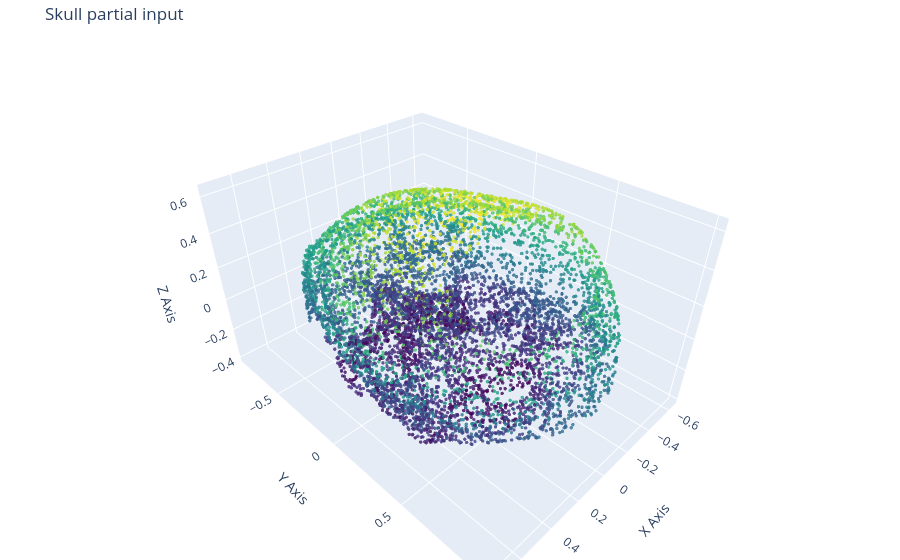

The code cell stored with this chart in its notebook:
### Code cell
visualize_cloud(partial_path, title = "Skull partial input")

### Figure 1 — Plotly figure (JSON) as saved in the notebook; plotly's stock layout.template omitted (floating-point values rounded to 4 significant figures; data arrays with more than 128 entries replaced by an {"elided": "..."} marker saying what was removed)
{"data": [{"marker": {"color": {"elided": "8192 float values"}, "colorscale": [[0, "#440154"], [0.1111, "#482878"], [0.2222, "#3e4989"], [0.3333, "#31688e"], [0.4444, "#26828e"], [0.5556, "#1f9e89"], [0.6667, "#35b779"], [0.7778, "#6ece58"], [0.8889, "#b5de2b"], [1, "#fde725"]], "opacity": 0.8, "size": 2}, "mode": "markers", "type": "scatter3d", "x": {"elided": "8192 float values"}, "y": {"elided": "8192 float values"}, "z": {"elided": "8192 float values"}}], "layout": {"margin": {"b": 0, "l": 0, "r": 0, "t": 40}, "scene": {"xaxis": {"title": {"text": "X Axis"}}, "yaxis": {"title": {"text": "Y Axis"}}, "zaxis": {"title": {"text": "Z Axis"}}}, "title": {"text": "Skull partial input"}}}
